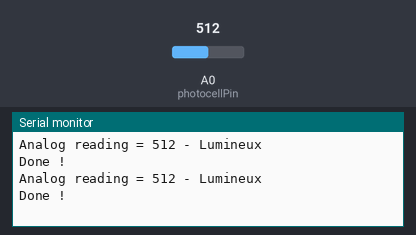
A sketch run on a simulated Arduino Uno, built with avr-gcc and run on an emulated ATmega328P. Shown: the last lines printed to the serial monitor. The test bench sets the inputs (shaded band); at power-on: A0 (photocellPin) = 512. No radio packets arrive unless stated.

Above: at 3.8 s.
3.9 s: A0 (photocellPin) set to 490
At 7.6 s:
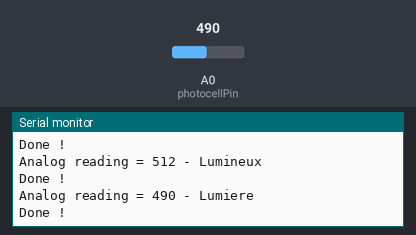
10.6 s: A0 (photocellPin) set to 190
At 13.1 s:
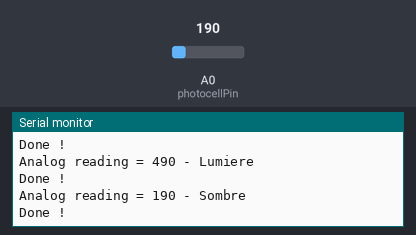
16.8 s: A0 (photocellPin) set to 0
At 19.7 s:
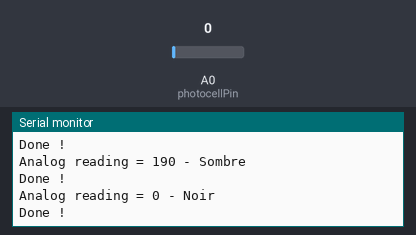
22.9 s: A0 (photocellPin) set to 810
At 25.1 s:
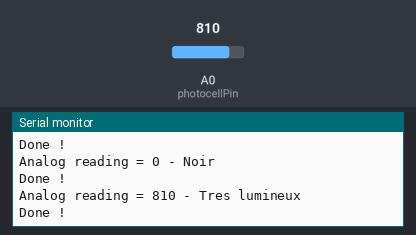

Measured:
- after the input at 3.9 s, the serial monitor: prints a new line after 2.2 s (image 1)
- after the input at 10.6 s, the serial monitor: prints a new line after 1.6 s (image 2)
- after the input at 16.8 s, the serial monitor: prints a new line after 1.6 s (image 3)
- after the input at 22.9 s, the serial monitor: prints a new line after 1.6 s (image 4)

The sketch:

Envoi_luminosite.ino
```cpp
#include <OneWire.h> // Inclusion de la librairie OneWire
#include <VirtualWire.h>

uint8_t buf[VW_MAX_MESSAGE_LEN];
uint8_t buflen = VW_MAX_MESSAGE_LEN;

#define DS18B20 0x28     // Adresse 1-Wire du DS18B20
#define BROCHE_ONEWIRE 7 // Broche utilisée pour le bus 1-Wire

int photocellPin = 0; // the cell and 10K pulldown are connected to a0
int photocellReading; // the analog reading from the analog resistor divider

void setup(void) {
  Serial.begin(9600); // Initialisation du port série
  vw_setup(2000);
}

void loop(void) {

  int lumino;
  photocellReading = analogRead(photocellPin);
  Serial.print("Analog reading = ");
  Serial.print(photocellReading);
  if (photocellReading < 10) {
    Serial.println(" - Noir");
    lumino = 0;
  } else if (photocellReading < 200) {
    Serial.println(" - Sombre");
    lumino = 1;
  } else if (photocellReading < 500) {
    Serial.println(" - Lumiere");
    lumino = 2;
  } else if (photocellReading < 800) {
    Serial.println(" - Lumineux");
    lumino = 3;
  } else {
    Serial.println(" - Tres lumineux");
    lumino = 4;
  }

  char bufInt[2];
  memcpy(bufInt, &lumino, 2);
  char id = 'L';
  char dir = 'R';
  char bufLumino[sizeof(lumino)+4];
  bufLumino[0] = dir;
  bufLumino[1] = id;
  for (int i = 2; i < 4; i++){
    bufLumino[i] = bufInt[i-2];
  }

  vw_send((uint8_t *)bufLumino, 4);
  vw_wait_tx();
  Serial.println("Done !");
  delay(3000);
}
```
